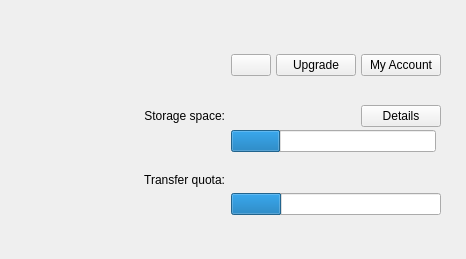
     <widget class="QWidget" name="pAccount">
      <property name="sizePolicy">
       <sizepolicy hsizetype="Preferred" vsizetype="Maximum">
        <horstretch>0</horstretch>
        <verstretch>0</verstretch>
       </sizepolicy>
      </property>
      <property name="minimumSize">
       <size>
        <width>0</width>
        <height>0</height>
       </size>
      </property>
      <layout class="QVBoxLayout" name="verticalLayout_26">
       <property name="spacing">
        <number>12</number>
       </property>
       <property name="leftMargin">
        <number>0</number>
       </property>
       <property name="topMargin">
        <number>21</number>
       </property>
       <property name="rightMargin">
        <number>0</number>
       </property>
       <property name="bottomMargin">
        <number>0</number>
       </property>
       <item>
        <widget class="QWidget" name="gAccountInfo" native="true">
         <property name="sizePolicy">
          <sizepolicy hsizetype="Preferred" vsizetype="Maximum">
           <horstretch>0</horstretch>
           <verstretch>0</verstretch>
          </sizepolicy>
         </property>
         <property name="maximumSize">
          <size>
           <width>16777215</width>
           <height>16777215</height>
          </size>
         </property>
         <property name="font">
          <font/>
         </property>
         <property name="styleSheet">
          <string notr="true"/>
         </property>
         <layout class="QVBoxLayout" name="verticalLayout_2">
          <property name="leftMargin">
           <number>25</number>
          </property>
          <property name="topMargin">
           <number>0</number>
          </property>
          <property name="rightMargin">
           <number>25</number>
          </property>
          <property name="bottomMargin">
           <number>0</number>
          </property>
          <item>
           <layout class="QGridLayout" name="gridLayout_11" columnminimumwidth="200,0,0">
            <property name="leftMargin">
             <number>0</number>
            </property>
            <property name="rightMargin">
             <number>0</number>
            </property>
            <property name="horizontalSpacing">
             <number>-1</number>
            </property>
            <property name="verticalSpacing">
             <number>0</number>
            </property>
            <item row="0" column="0" colspan="2">
             <widget class="QWidget" name="wContainerAvatar" native="true">
              <layout class="QHBoxLayout" name="horizontalLayout_3">
               <property name="leftMargin">
                <number>0</number>
               </property>
               <property name="topMargin">
                <number>0</number>
               </property>
               <property name="rightMargin">
                <number>0</number>
               </property>
               <property name="bottomMargin">
                <number>0</number>
               </property>
               <item>
                <spacer name="horizontalSpacer_14">
                 <property name="orientation">
                  <enum>Qt::Horizontal</enum>
                 </property>
                 <property name="sizeHint" stdset="0">
                  <size>
                   <width>40</width>
                   <height>20</height>
                  </size>
                 </property>
                </spacer>
               </item>
               <item>
                <layout class="QVBoxLayout" name="verticalLayout_6">
                 <item>
                  <widget class="AvatarWidget" name="wAvatar" native="true">
                   <property name="minimumSize">
                    <size>
                     <width>36</width>
                     <height>36</height>
                    </size>
                   </property>
                   <property name="maximumSize">
                    <size>
                     <width>36</width>
                     <height>36</height>
                    </size>
                   </property>
                   <property name="styleSheet">
                    <string notr="true"/>
                   </property>
                  </widget>
                 </item>
                 <item>
                  <spacer name="verticalSpacer_2">
                   <property name="orientation">
                    <enum>Qt::Vertical</enum>
                   </property>
                   <property name="sizeHint" stdset="0">
                    <size>
                     <width>5</width>
                     <height>5</height>
                    </size>
                   </property>
                  </spacer>
                 </item>
                </layout>
               </item>
              </layout>
             </widget>
            </item>
            <item row="0" column="2">
             <widget class="QWidget" name="wDetails" native="true">
              <layout class="QGridLayout" name="gridLayout_10">
               <property name="leftMargin">
                <number>0</number>
               </property>
               <property name="topMargin">
                <number>0</number>
               </property>
               <property name="rightMargin">
                <number>0</number>
               </property>
               <property name="bottomMargin">
                <number>0</number>
               </property>
               <property name="horizontalSpacing">
                <number>5</number>
               </property>
               <property name="verticalSpacing">
                <number>2</number>
               </property>
               <item row="2" column="0">
                <widget class="QPushButton" name="lAccountType">
                 <property name="sizePolicy">
                  <sizepolicy hsizetype="MinimumExpanding" vsizetype="Fixed">
                   <horstretch>0</horstretch>
                   <verstretch>0</verstretch>
                  </sizepolicy>
                 </property>
                 <property name="focusPolicy">
                  <enum>Qt::NoFocus</enum>
                 </property>
                 <property name="styleSheet">
                  <string notr="true"/>
                 </property>
                 <property name="text">
                  <string/>
                 </property>
                 <property name="icon">
                  <iconset>
                   <normalon>:/images/Small_Free.png</normalon>
                  </iconset>
                 </property>
                 <property name="iconSize">
                  <size>
                   <width>12</width>
                   <height>12</height>
                  </size>
                 </property>
                </widget>
               </item>
               <item row="0" column="0" colspan="3">
                <widget class="QLabel" name="lName">
                 <property name="minimumSize">
                  <size>
                   <width>0</width>
                   <height>15</height>
                  </size>
                 </property>
                 <property name="styleSheet">
                  <string notr="true"/>
                 </property>
                </widget>
               </item>
               <item row="2" column="2">
                <widget class="QPushButton" name="bMyAccount">
                 <property name="sizePolicy">
                  <sizepolicy hsizetype="Maximum" vsizetype="Fixed">
                   <horstretch>0</horstretch>
                   <verstretch>0</verstretch>
                  </sizepolicy>
                 </property>
                 <property name="text">
                  <string>My Account</string>
                 </property>
                 <property name="autoDefault">
                  <bool>false</bool>
                 </property>
                </widget>
               </item>
               <item row="2" column="1">
                <widget class="QPushButton" name="bUpgrade">
                 <property name="sizePolicy">
                  <sizepolicy hsizetype="Maximum" vsizetype="Fixed">
                   <horstretch>0</horstretch>
                   <verstretch>0</verstretch>
                  </sizepolicy>
                 </property>
                 <property name="focusPolicy">
                  <enum>Qt::StrongFocus</enum>
                 </property>
                 <property name="text">
                  <string>Upgrade</string>
                 </property>
                 <property name="autoDefault">
                  <bool>false</bool>
                 </property>
                </widget>
               </item>
               <item row="1" column="0" colspan="3">
                <widget class="QLabel" name="lEmail">
                 <property name="minimumSize">
                  <size>
                   <width>0</width>
                   <height>13</height>
                  </size>
                 </property>
                 <property name="focusPolicy">
                  <enum>Qt::NoFocus</enum>
                 </property>
                 <property name="styleSheet">
                  <string notr="true"/>
                 </property>
                </widget>
               </item>
              </layout>
             </widget>
            </item>
           </layout>
          </item>
         </layout>
        </widget>
       </item>
       <item>
        <widget class="QWidget" name="wContainerUsageStats" native="true">
         <layout class="QVBoxLayout" name="verticalLayout_7">
          <property name="spacing">
           <number>15</number>
          </property>
          <property name="leftMargin">
           <number>0</number>
          </property>
          <property name="topMargin">
           <number>0</number>
          </property>
          <property name="rightMargin">
           <number>0</number>
          </property>
          <property name="bottomMargin">
           <number>0</number>
          </property>
          <item>
           <widget class="QWidget" name="gStorageQuota" native="true">
            <property name="styleSheet">
             <string notr="true"/>
            </property>
            <layout class="QVBoxLayout" name="verticalLayout_27">
             <property name="spacing">
              <number>15</number>
             </property>
             <property name="leftMargin">
              <number>25</number>
             </property>
             <property name="topMargin">
              <number>0</number>
             </property>
             <property name="rightMargin">
              <number>25</number>
             </property>
             <property name="bottomMargin">
              <number>0</number>
             </property>
             <item>
              <widget class="QWidget" name="wSeparatorAccountInfo" native="true">
               <property name="sizePolicy">
                <sizepolicy hsizetype="Preferred" vsizetype="Preferred">
                 <horstretch>0</horstretch>
                 <verstretch>0</verstretch>
                </sizepolicy>
               </property>
               <property name="minimumSize">
                <size>
                 <width>0</width>
                 <height>1</height>
                </size>
               </property>
               <property name="maximumSize">
                <size>
                 <width>16777215</width>
                 <height>1</height>
                </size>
               </property>
               <property name="focusPolicy">
                <enum>Qt::NoFocus</enum>
               </property>
               <property name="styleSheet">
                <string notr="true">#wSeparatorAccountInfo
{
margin-left: 7px;
margin-right: 7px;
}</string>
               </property>
               <property name="text" stdset="0">
                <string/>
               </property>
               <property name="iconSize" stdset="0">
                <size>
                 <width>576</width>
                 <height>1</height>
                </size>
               </property>
               <property name="checkable" stdset="0">
                <bool>false</bool>
               </property>
              </widget>
             </item>
             <item>
              <widget class="QWidget" name="wContainerStorageStats" native="true">
               <property name="minimumSize">
                <size>
                 <width>0</width>
                 <height>50</height>
                </size>
               </property>
               <property name="styleSheet">
                <string notr="true"/>
               </property>
               <layout class="QGridLayout" name="gridLayout_12" columnminimumwidth="200,0,0">
                <property name="leftMargin">
                 <number>0</number>
                </property>
                <property name="topMargin">
                 <number>0</number>
                </property>
                <property name="rightMargin">
                 <number>0</number>
                </property>
                <property name="bottomMargin">
                 <number>0</number>
                </property>
                <property name="verticalSpacing">
                 <number>2</number>
                </property>
                <item row="0" column="2">
                 <widget class="QWidget" name="wAccountStorageDetailsRight" native="true">
                  <property name="sizePolicy">
                   <sizepolicy hsizetype="Preferred" vsizetype="Preferred">
                    <horstretch>0</horstretch>
                    <verstretch>0</verstretch>
                   </sizepolicy>
                  </property>
                  <property name="minimumSize">
                   <size>
                    <width>0</width>
                    <height>0</height>
                   </size>
                  </property>
                  <layout class="QHBoxLayout" name="horizontalLayout_4">
                   <property name="leftMargin">
                    <number>0</number>
                   </property>
                   <property name="topMargin">
                    <number>0</number>
                   </property>
                   <property name="rightMargin">
                    <number>0</number>
                   </property>
                   <property name="bottomMargin">
                    <number>0</number>
                   </property>
                   <item>
                    <spacer name="hStorage">
                     <property name="orientation">
                      <enum>Qt::Horizontal</enum>
                     </property>
                     <property name="sizeType">
                      <enum>QSizePolicy::Expanding</enum>
                     </property>
                     <property name="sizeHint" stdset="0">
                      <size>
                       <width>32</width>
                       <height>20</height>
                      </size>
                     </property>
                    </spacer>
                   </item>
                   <item>
                    <widget class="QPushButton" name="bStorageDetails">
                     <property name="text">
                      <string>Details</string>
                     </property>
                     <property name="autoDefault">
                      <bool>false</bool>
                     </property>
                    </widget>
                   </item>
                  </layout>
                 </widget>
                </item>
                <item row="0" column="0">
                 <widget class="QLabel" name="lStorageQuota">
                  <property name="maximumSize">
                   <size>
                    <width>16777215</width>
                    <height>16777215</height>
                   </size>
                  </property>
                  <property name="styleSheet">
                   <string notr="true"/>
                  </property>
                  <property name="text">
                   <string>Storage space:</string>
                  </property>
                  <property name="alignment">
                   <set>Qt::AlignRight|Qt::AlignTrailing|Qt::AlignVCenter</set>
                  </property>
                 </widget>
                </item>
                <item row="0" column="1">
                 <widget class="QLabel" name="lStorage">
                  <property name="sizePolicy">
                   <sizepolicy hsizetype="Preferred" vsizetype="Maximum">
                    <horstretch>0</horstretch>
                    <verstretch>0</verstretch>
                   </sizepolicy>
                  </property>
                  <property name="minimumSize">
                   <size>
                    <width>0</width>
                    <height>0</height>
                   </size>
                  </property>
                  <property name="focusPolicy">
                   <enum>Qt::NoFocus</enum>
                  </property>
                  <property name="styleSheet">
                   <string notr="true"/>
                  </property>
                  <property name="text">
                   <string notr="true"/>
                  </property>
                 </widget>
                </item>
                <item row="1" column="1" colspan="2">
                 <widget class="QWidget" name="wStorageQuota" native="true">
                  <property name="sizePolicy">
                   <sizepolicy hsizetype="Preferred" vsizetype="Maximum">
                    <horstretch>0</horstretch>
                    <verstretch>0</verstretch>
                   </sizepolicy>
                  </property>
                  <layout class="QHBoxLayout" name="horizontalLayout_16">
                   <property name="leftMargin">
                    <number>0</number>
                   </property>
                   <property name="topMargin">
                    <number>0</number>
                   </property>
                   <property name="rightMargin">
                    <number>5</number>
                   </property>
                   <property name="bottomMargin">
                    <number>0</number>
                   </property>
                   <item>
                    <widget class="QProgressBar" name="pStorageQuota">
                     <property name="sizePolicy">
                      <sizepolicy hsizetype="Minimum" vsizetype="Fixed">
                       <horstretch>0</horstretch>
                       <verstretch>0</verstretch>
                      </sizepolicy>
                     </property>
                     <property name="minimumSize">
                      <size>
                       <width>0</width>
                       <height>0</height>
                      </size>
                     </property>
                     <property name="maximumSize">
                      <size>
                       <width>16777215</width>
                       <height>16777215</height>
                      </size>
                     </property>
                     <property name="styleSheet">
                      <string notr="true"/>
                     </property>
                     <property name="value">
                      <number>24</number>
                     </property>
                     <property name="textVisible">
                      <bool>false</bool>
                     </property>
                    </widget>
                   </item>
                  </layout>
                 </widget>
                </item>
               </layout>
              </widget>
             </item>
            </layout>
           </widget>
          </item>
          <item>
           <widget class="QWidget" name="gTransferQuota" native="true">
            <property name="minimumSize">
             <size>
              <width>0</width>
              <height>50</height>
             </size>
            </property>
            <property name="styleSheet">
             <string notr="true"/>
            </property>
            <layout class="QGridLayout" name="gridLayout_13">
             <property name="leftMargin">
              <number>25</number>
             </property>
             <property name="topMargin">
              <number>0</number>
             </property>
             <property name="rightMargin">
              <number>25</number>
             </property>
             <property name="bottomMargin">
              <number>0</number>
             </property>
             <property name="verticalSpacing">
              <number>2</number>
             </property>
             <item row="1" column="1">
              <layout class="QHBoxLayout" name="horizontalLayout_11">
               <item alignment="Qt::AlignLeft">
                <widget class="QLabel" name="lBandwidth">
                 <property name="sizePolicy">
                  <sizepolicy hsizetype="Preferred" vsizetype="Maximum">
                   <horstretch>0</horstretch>
                   <verstretch>0</verstretch>
                  </sizepolicy>
                 </property>
                 <property name="minimumSize">
                  <size>
                   <width>0</width>
                   <height>0</height>
                  </size>
                 </property>
                 <property name="focusPolicy">
                  <enum>Qt::NoFocus</enum>
                 </property>
                 <property name="text">
                  <string notr="true"/>
                 </property>
                </widget>
               </item>
               <item>
                <widget class="QLabel" name="lBandwidthFree">
                 <property name="sizePolicy">
                  <sizepolicy hsizetype="Preferred" vsizetype="Maximum">
                   <horstretch>0</horstretch>
                   <verstretch>0</verstretch>
                  </sizepolicy>
                 </property>
                 <property name="text">
                  <string/>
                 </property>
                </widget>
               </item>
              </layout>
             </item>
             <item row="2" column="1">
              <widget class="QProgressBar" name="pTransferQuota">
               <property name="sizePolicy">
                <sizepolicy hsizetype="Minimum" vsizetype="Fixed">
                 <horstretch>0</horstretch>
                 <verstretch>0</verstretch>
                </sizepolicy>
               </property>
               <property name="minimumSize">
                <size>
                 <width>0</width>
                 <height>0</height>
                </size>
               </property>
               <property name="maximumSize">
                <size>
                 <width>16777215</width>
                 <height>16777215</height>
                </size>
               </property>
               <property name="styleSheet">
                <string notr="true"/>
               </property>
               <property name="value">
                <number>24</number>
               </property>
               <property name="textVisible">
                <bool>false</bool>
               </property>
              </widget>
             </item>
             <item row="1" column="0">
              <widget class="QLabel" name="lTransfer">
               <property name="sizePolicy">
                <sizepolicy hsizetype="Preferred" vsizetype="Maximum">
                 <horstretch>0</horstretch>
                 <verstretch>0</verstretch>
                </sizepolicy>
               </property>
               <property name="maximumSize">
                <size>
                 <width>200</width>
                 <height>16777215</height>
                </size>
               </property>
               <property name="text">
                <string>Transfer quota:</string>
               </property>
               <property name="alignment">
                <set>Qt::AlignRight|Qt::AlignTrailing|Qt::AlignVCenter</set>
               </property>
              </widget>
             </item>
            </layout>
           </widget>
          </item>
          <item>
           <spacer name="verticalSpacer_4">
            <property name="orientation">
             <enum>Qt::Vertical</enum>
            </property>
            <property name="sizeHint" stdset="0">
             <size>
              <width>20</width>
              <height>40</height>
             </size>
            </property>
           </spacer>
          </item>
         </layout>
        </widget>
       </item>
      </layout>
     </widget>
